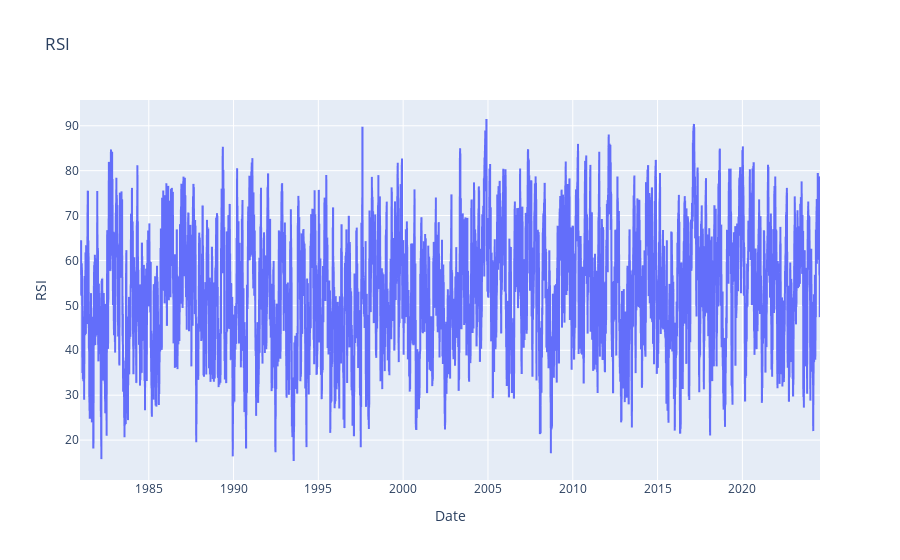

The notebook cell this image was saved under:
### Code cell
showTechnicalIndicator(stock_data_aapl,'RSI')

### Figure 1 — Plotly figure (JSON) as saved in the notebook; plotly's stock layout.template omitted (floating-point values rounded to 4 significant figures; data arrays with more than 128 entries replaced by an {"elided": "..."} marker saying what was removed)
{"data": [{"hovertemplate": "Date=%{x}<br>RSI=%{y}<extra></extra>", "legendgroup": "", "line": {"color": "#636efa", "dash": "solid"}, "marker": {"symbol": "circle"}, "mode": "lines", "name": "", "showlegend": false, "type": "scattergl", "x": {"elided": "10998 str values"}, "xaxis": "x", "y": {"elided": "10998 float values"}, "yaxis": "y"}], "layout": {"legend": {"tracegroupgap": 0}, "title": {"text": "RSI"}, "xaxis": {"anchor": "y", "domain": [0, 1], "title": {"text": "Date"}}, "yaxis": {"anchor": "x", "domain": [0, 1], "title": {"text": "RSI"}}}}
